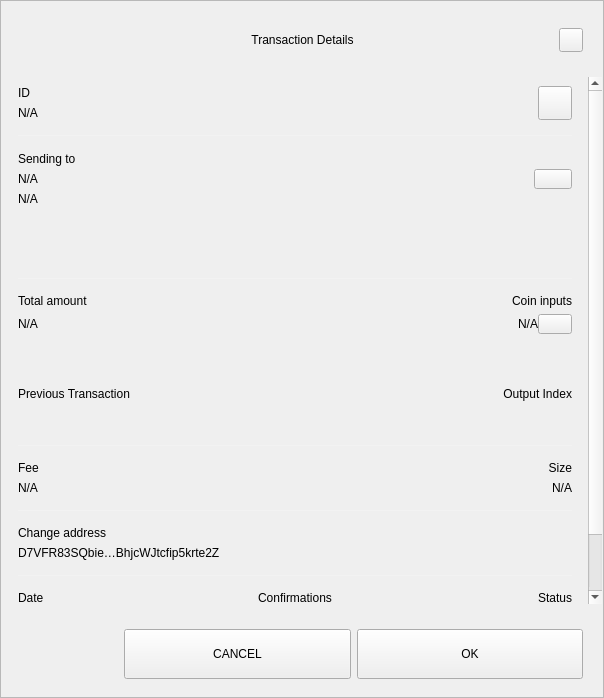
<?xml version="1.0" encoding="UTF-8"?>
<ui version="4.0">
 <class>TxDetailDialog</class>
 <widget class="QWidget" name="TxDetailDialog">
  <property name="geometry">
   <rect>
    <x>0</x>
    <y>0</y>
    <width>604</width>
    <height>698</height>
   </rect>
  </property>
  <property name="sizePolicy">
   <sizepolicy hsizetype="Preferred" vsizetype="Expanding">
    <horstretch>0</horstretch>
    <verstretch>0</verstretch>
   </sizepolicy>
  </property>
  <property name="minimumSize">
   <size>
    <width>574</width>
    <height>500</height>
   </size>
  </property>
  <property name="windowTitle">
   <string>Form</string>
  </property>
  <property name="styleSheet">
   <string notr="true"/>
  </property>
  <layout class="QVBoxLayout" name="verticalLayout_3">
   <property name="spacing">
    <number>0</number>
   </property>
   <property name="leftMargin">
    <number>0</number>
   </property>
   <property name="topMargin">
    <number>0</number>
   </property>
   <property name="rightMargin">
    <number>0</number>
   </property>
   <property name="bottomMargin">
    <number>0</number>
   </property>
   <item>
    <widget class="QFrame" name="frame">
     <property name="sizePolicy">
      <sizepolicy hsizetype="Preferred" vsizetype="Expanding">
       <horstretch>0</horstretch>
       <verstretch>0</verstretch>
      </sizepolicy>
     </property>
     <property name="styleSheet">
      <string notr="true"/>
     </property>
     <property name="frameShape">
      <enum>QFrame::StyledPanel</enum>
     </property>
     <property name="frameShadow">
      <enum>QFrame::Raised</enum>
     </property>
     <layout class="QVBoxLayout" name="verticalLayout">
      <property name="leftMargin">
       <number>0</number>
      </property>
      <property name="rightMargin">
       <number>0</number>
      </property>
      <item>
       <layout class="QHBoxLayout" name="horizontalLayout_3">
        <property name="spacing">
         <number>0</number>
        </property>
        <property name="leftMargin">
         <number>20</number>
        </property>
        <property name="topMargin">
         <number>10</number>
        </property>
        <property name="rightMargin">
         <number>20</number>
        </property>
        <item>
         <spacer name="horizontalSpacer_1">
          <property name="orientation">
           <enum>Qt::Horizontal</enum>
          </property>
          <property name="sizeHint" stdset="0">
           <size>
            <width>40</width>
            <height>20</height>
           </size>
          </property>
         </spacer>
        </item>
        <item>
         <widget class="QLabel" name="labelTitle">
          <property name="minimumSize">
           <size>
            <width>0</width>
            <height>40</height>
           </size>
          </property>
          <property name="maximumSize">
           <size>
            <width>16777215</width>
            <height>40</height>
           </size>
          </property>
          <property name="styleSheet">
           <string notr="true">padding-left:24px;</string>
          </property>
          <property name="text">
           <string>Transaction Details</string>
          </property>
          <property name="alignment">
           <set>Qt::AlignCenter</set>
          </property>
          <property name="margin">
           <number>7</number>
          </property>
         </widget>
        </item>
        <item>
         <spacer name="horizontalSpacer_2">
          <property name="orientation">
           <enum>Qt::Horizontal</enum>
          </property>
          <property name="sizeHint" stdset="0">
           <size>
            <width>40</width>
            <height>20</height>
           </size>
          </property>
         </spacer>
        </item>
        <item>
         <widget class="QPushButton" name="btnEsc">
          <property name="minimumSize">
           <size>
            <width>24</width>
            <height>24</height>
           </size>
          </property>
          <property name="maximumSize">
           <size>
            <width>24</width>
            <height>24</height>
           </size>
          </property>
          <property name="focusPolicy">
           <enum>Qt::NoFocus</enum>
          </property>
          <property name="text">
           <string/>
          </property>
         </widget>
        </item>
       </layout>
      </item>
      <item>
       <spacer name="verticalSpacer">
        <property name="orientation">
         <enum>Qt::Vertical</enum>
        </property>
        <property name="sizeType">
         <enum>QSizePolicy::Fixed</enum>
        </property>
        <property name="sizeHint" stdset="0">
         <size>
          <width>20</width>
          <height>10</height>
         </size>
        </property>
       </spacer>
      </item>
      <item>
       <widget class="QWidget" name="layoutScroll" native="true">
        <property name="minimumSize">
         <size>
          <width>0</width>
          <height>0</height>
         </size>
        </property>
        <layout class="QVBoxLayout" name="verticalLayout_4">
         <property name="leftMargin">
          <number>0</number>
         </property>
         <property name="topMargin">
          <number>0</number>
         </property>
         <property name="rightMargin">
          <number>0</number>
         </property>
         <item>
          <widget class="QScrollArea" name="scrollArea">
           <property name="styleSheet">
            <string notr="true">#scrollArea {
background:transparent;
}</string>
           </property>
           <property name="horizontalScrollBarPolicy">
            <enum>Qt::ScrollBarAlwaysOff</enum>
           </property>
           <property name="sizeAdjustPolicy">
            <enum>QAbstractScrollArea::AdjustIgnored</enum>
           </property>
           <property name="widgetResizable">
            <bool>true</bool>
           </property>
           <property name="alignment">
            <set>Qt::AlignLeading|Qt::AlignLeft|Qt::AlignTop</set>
           </property>
           <widget class="QWidget" name="scrollAreaWidgetContents">
            <property name="geometry">
             <rect>
              <x>0</x>
              <y>0</y>
              <width>586</width>
              <height>644</height>
             </rect>
            </property>
            <property name="autoFillBackground">
             <bool>false</bool>
            </property>
            <property name="styleSheet">
             <string notr="true">#scrollAreaWidgetContents {
background:transparent;
}</string>
            </property>
            <layout class="QVBoxLayout" name="verticalLayout_7">
             <property name="spacing">
              <number>0</number>
             </property>
             <property name="sizeConstraint">
              <enum>QLayout::SetDefaultConstraint</enum>
             </property>
             <property name="leftMargin">
              <number>0</number>
             </property>
             <property name="topMargin">
              <number>0</number>
             </property>
             <property name="rightMargin">
              <number>0</number>
             </property>
             <property name="bottomMargin">
              <number>0</number>
             </property>
             <item>
              <widget class="QWidget" name="content" native="true">
               <layout class="QVBoxLayout" name="verticalLayout_2">
                <property name="leftMargin">
                 <number>16</number>
                </property>
                <property name="topMargin">
                 <number>0</number>
                </property>
                <property name="rightMargin">
                 <number>16</number>
                </property>
                <item>
                 <widget class="QWidget" name="contentID" native="true">
                  <layout class="QHBoxLayout" name="horizontalLayout_12" stretch="0,0">
                   <property name="leftMargin">
                    <number>0</number>
                   </property>
                   <property name="rightMargin">
                    <number>0</number>
                   </property>
                   <item>
                    <layout class="QVBoxLayout" name="contentID_int">
                     <item>
                      <widget class="QLabel" name="labelId">
                       <property name="maximumSize">
                        <size>
                         <width>16777215</width>
                         <height>16777215</height>
                        </size>
                       </property>
                       <property name="text">
                        <string>ID</string>
                       </property>
                      </widget>
                     </item>
                     <item>
                      <widget class="QLabel" name="textId">
                       <property name="text">
                        <string notr="true">N/A</string>
                       </property>
                      </widget>
                     </item>
                    </layout>
                   </item>
                   <item>
                    <widget class="QPushButton" name="pushCopy">
                     <property name="minimumSize">
                      <size>
                       <width>34</width>
                       <height>34</height>
                      </size>
                     </property>
                     <property name="maximumSize">
                      <size>
                       <width>34</width>
                       <height>34</height>
                      </size>
                     </property>
                     <property name="focusPolicy">
                      <enum>Qt::NoFocus</enum>
                     </property>
                     <property name="text">
                      <string/>
                     </property>
                     <property name="iconSize">
                      <size>
                       <width>24</width>
                       <height>24</height>
                      </size>
                     </property>
                    </widget>
                   </item>
                  </layout>
                 </widget>
                </item>
                <item>
                 <widget class="QLabel" name="labelDividerID">
                  <property name="maximumSize">
                   <size>
                    <width>16777215</width>
                    <height>1</height>
                   </size>
                  </property>
                  <property name="styleSheet">
                   <string notr="true">background-color:#f2f2f2;</string>
                  </property>
                  <property name="text">
                   <string/>
                  </property>
                 </widget>
                </item>
                <item>
                 <widget class="QWidget" name="contentOutputsLabel" native="true">
                  <layout class="QHBoxLayout" name="horizontalLayout_11" stretch="0,0">
                   <property name="spacing">
                    <number>6</number>
                   </property>
                   <property name="leftMargin">
                    <number>0</number>
                   </property>
                   <property name="topMargin">
                    <number>9</number>
                   </property>
                   <property name="rightMargin">
                    <number>0</number>
                   </property>
                   <property name="bottomMargin">
                    <number>9</number>
                   </property>
                   <item>
                    <layout class="QVBoxLayout" name="contentOutputsLabel_int">
                     <property name="leftMargin">
                      <number>0</number>
                     </property>
                     <property name="topMargin">
                      <number>1</number>
                     </property>
                     <property name="rightMargin">
                      <number>6</number>
                     </property>
                     <property name="bottomMargin">
                      <number>1</number>
                     </property>
                     <item>
                      <widget class="QLabel" name="labelSend">
                       <property name="maximumSize">
                        <size>
                         <width>16777215</width>
                         <height>16777215</height>
                        </size>
                       </property>
                       <property name="text">
                        <string>Sending to</string>
                       </property>
                      </widget>
                     </item>
                     <item>
                      <widget class="QWidget" name="widget" native="true">
                       <layout class="QVBoxLayout" name="verticalLayout_6">
                        <property name="leftMargin">
                         <number>0</number>
                        </property>
                        <property name="topMargin">
                         <number>0</number>
                        </property>
                        <property name="rightMargin">
                         <number>0</number>
                        </property>
                        <property name="bottomMargin">
                         <number>0</number>
                        </property>
                        <item>
                         <widget class="QLabel" name="textSendLabel">
                          <property name="text">
                           <string notr="true">N/A</string>
                          </property>
                         </widget>
                        </item>
                        <item>
                         <widget class="QLabel" name="textSend">
                          <property name="text">
                           <string notr="true">N/A</string>
                          </property>
                         </widget>
                        </item>
                       </layout>
                      </widget>
                     </item>
                    </layout>
                   </item>
                   <item>
                    <widget class="QPushButton" name="pushOutputs">
                     <property name="minimumSize">
                      <size>
                       <width>34</width>
                       <height>20</height>
                      </size>
                     </property>
                     <property name="maximumSize">
                      <size>
                       <width>38</width>
                       <height>20</height>
                      </size>
                     </property>
                     <property name="focusPolicy">
                      <enum>Qt::NoFocus</enum>
                     </property>
                     <property name="styleSheet">
                      <string notr="true"/>
                     </property>
                     <property name="text">
                      <string/>
                     </property>
                    </widget>
                   </item>
                  </layout>
                 </widget>
                </item>
                <item>
                 <widget class="QScrollArea" name="outputsScrollArea">
                  <property name="minimumSize">
                   <size>
                    <width>0</width>
                    <height>50</height>
                   </size>
                  </property>
                  <property name="styleSheet">
                   <string notr="true">#outputsScrollArea {
background:transparent;
}</string>
                  </property>
                  <property name="widgetResizable">
                   <bool>true</bool>
                  </property>
                  <widget class="QWidget" name="container_outputs_base">
                   <property name="geometry">
                    <rect>
                     <x>0</x>
                     <y>0</y>
                     <width>552</width>
                     <height>48</height>
                    </rect>
                   </property>
                   <property name="styleSheet">
                    <string notr="true">#container_outputs_base {
background:transparent;
}</string>
                   </property>
                  </widget>
                 </widget>
                </item>
                <item>
                 <widget class="QLabel" name="labelDividerOutputs">
                  <property name="maximumSize">
                   <size>
                    <width>16777215</width>
                    <height>1</height>
                   </size>
                  </property>
                  <property name="styleSheet">
                   <string notr="true">background-color:#f2f2f2;</string>
                  </property>
                  <property name="text">
                   <string/>
                  </property>
                 </widget>
                </item>
                <item>
                 <widget class="QWidget" name="gridAmounts" native="true">
                  <layout class="QGridLayout" name="contentAmountInputs">
                   <property name="leftMargin">
                    <number>0</number>
                   </property>
                   <property name="topMargin">
                    <number>9</number>
                   </property>
                   <property name="rightMargin">
                    <number>0</number>
                   </property>
                   <property name="bottomMargin">
                    <number>9</number>
                   </property>
                   <property name="horizontalSpacing">
                    <number>12</number>
                   </property>
                   <item row="1" column="0">
                    <widget class="QLabel" name="textAmount">
                     <property name="text">
                      <string notr="true">N/A</string>
                     </property>
                    </widget>
                   </item>
                   <item row="0" column="0">
                    <widget class="QLabel" name="labelAmount">
                     <property name="maximumSize">
                      <size>
                       <width>16777215</width>
                       <height>16777215</height>
                      </size>
                     </property>
                     <property name="text">
                      <string>Total amount</string>
                     </property>
                    </widget>
                   </item>
                   <item row="0" column="3">
                    <widget class="QLabel" name="labelInputs">
                     <property name="sizePolicy">
                      <sizepolicy hsizetype="Minimum" vsizetype="Preferred">
                       <horstretch>0</horstretch>
                       <verstretch>0</verstretch>
                      </sizepolicy>
                     </property>
                     <property name="maximumSize">
                      <size>
                       <width>16777215</width>
                       <height>16777215</height>
                      </size>
                     </property>
                     <property name="text">
                      <string>Coin inputs</string>
                     </property>
                     <property name="alignment">
                      <set>Qt::AlignRight|Qt::AlignTrailing|Qt::AlignVCenter</set>
                     </property>
                    </widget>
                   </item>
                   <item row="1" column="3">
                    <layout class="QHBoxLayout" name="horizontalLayout">
                     <item>
                      <widget class="QLabel" name="textInputs">
                       <property name="text">
                        <string notr="true">N/A</string>
                       </property>
                       <property name="alignment">
                        <set>Qt::AlignRight|Qt::AlignTrailing|Qt::AlignVCenter</set>
                       </property>
                      </widget>
                     </item>
                     <item>
                      <widget class="QPushButton" name="pushInputs">
                       <property name="maximumSize">
                        <size>
                         <width>34</width>
                         <height>20</height>
                        </size>
                       </property>
                       <property name="focusPolicy">
                        <enum>Qt::NoFocus</enum>
                       </property>
                       <property name="layoutDirection">
                        <enum>Qt::LeftToRight</enum>
                       </property>
                       <property name="styleSheet">
                        <string notr="true"/>
                       </property>
                       <property name="text">
                        <string/>
                       </property>
                      </widget>
                     </item>
                    </layout>
                   </item>
                  </layout>
                 </widget>
                </item>
                <item>
                 <widget class="QFrame" name="gridInputs">
                  <property name="sizePolicy">
                   <sizepolicy hsizetype="Preferred" vsizetype="MinimumExpanding">
                    <horstretch>0</horstretch>
                    <verstretch>0</verstretch>
                   </sizepolicy>
                  </property>
                  <property name="minimumSize">
                   <size>
                    <width>0</width>
                    <height>90</height>
                   </size>
                  </property>
                  <property name="lineWidth">
                   <number>0</number>
                  </property>
                  <layout class="QGridLayout" name="gridLayoutInput" columnstretch="5,0">
                   <property name="sizeConstraint">
                    <enum>QLayout::SetMaximumSize</enum>
                   </property>
                   <property name="leftMargin">
                    <number>0</number>
                   </property>
                   <property name="rightMargin">
                    <number>0</number>
                   </property>
                   <property name="verticalSpacing">
                    <number>0</number>
                   </property>
                   <item row="0" column="1">
                    <widget class="QLabel" name="labelOutputIndex">
                     <property name="layoutDirection">
                      <enum>Qt::LeftToRight</enum>
                     </property>
                     <property name="text">
                      <string>Output Index</string>
                     </property>
                     <property name="textFormat">
                      <enum>Qt::AutoText</enum>
                     </property>
                     <property name="alignment">
                      <set>Qt::AlignRight|Qt::AlignTrailing|Qt::AlignVCenter</set>
                     </property>
                     <property name="margin">
                      <number>0</number>
                     </property>
                    </widget>
                   </item>
                   <item row="0" column="0" alignment="Qt::AlignLeft">
                    <widget class="QLabel" name="labelTitlePrevTx">
                     <property name="text">
                      <string>Previous Transaction</string>
                     </property>
                    </widget>
                   </item>
                  </layout>
                 </widget>
                </item>
                <item>
                 <widget class="QLabel" name="labelDividerPrevtx">
                  <property name="maximumSize">
                   <size>
                    <width>16777215</width>
                    <height>1</height>
                   </size>
                  </property>
                  <property name="styleSheet">
                   <string notr="true">background-color:#f2f2f2;</string>
                  </property>
                  <property name="text">
                   <string/>
                  </property>
                 </widget>
                </item>
                <item>
                 <layout class="QHBoxLayout" name="contentFeeSize">
                  <property name="topMargin">
                   <number>9</number>
                  </property>
                  <property name="bottomMargin">
                   <number>9</number>
                  </property>
                  <item>
                   <layout class="QVBoxLayout" name="contentFee">
                    <property name="topMargin">
                     <number>0</number>
                    </property>
                    <property name="bottomMargin">
                     <number>0</number>
                    </property>
                    <item>
                     <widget class="QLabel" name="labelFee">
                      <property name="maximumSize">
                       <size>
                        <width>16777215</width>
                        <height>16777215</height>
                       </size>
                      </property>
                      <property name="text">
                       <string>Fee</string>
                      </property>
                     </widget>
                    </item>
                    <item>
                     <widget class="QLabel" name="textFee">
                      <property name="text">
                       <string notr="true">N/A</string>
                      </property>
                     </widget>
                    </item>
                   </layout>
                  </item>
                  <item>
                   <widget class="QWidget" name="contentSize" native="true">
                    <layout class="QVBoxLayout" name="contentSize_layout">
                     <property name="topMargin">
                      <number>0</number>
                     </property>
                     <property name="rightMargin">
                      <number>0</number>
                     </property>
                     <property name="bottomMargin">
                      <number>0</number>
                     </property>
                     <item>
                      <widget class="QLabel" name="labelSize">
                       <property name="maximumSize">
                        <size>
                         <width>16777215</width>
                         <height>16777215</height>
                        </size>
                       </property>
                       <property name="text">
                        <string>Size</string>
                       </property>
                       <property name="alignment">
                        <set>Qt::AlignRight|Qt::AlignTrailing|Qt::AlignVCenter</set>
                       </property>
                      </widget>
                     </item>
                     <item>
                      <widget class="QLabel" name="textSize">
                       <property name="text">
                        <string notr="true">N/A</string>
                       </property>
                       <property name="alignment">
                        <set>Qt::AlignRight|Qt::AlignTrailing|Qt::AlignVCenter</set>
                       </property>
                      </widget>
                     </item>
                    </layout>
                   </widget>
                  </item>
                 </layout>
                </item>
                <item>
                 <widget class="QLabel" name="labelDividerFeeSize">
                  <property name="maximumSize">
                   <size>
                    <width>16777215</width>
                    <height>1</height>
                   </size>
                  </property>
                  <property name="styleSheet">
                   <string notr="true">background-color:#f2f2f2;</string>
                  </property>
                  <property name="text">
                   <string/>
                  </property>
                 </widget>
                </item>
                <item>
                 <widget class="QWidget" name="contentChangeAddress" native="true">
                  <layout class="QVBoxLayout" name="contentChangeAddress_layout">
                   <property name="leftMargin">
                    <number>0</number>
                   </property>
                   <property name="topMargin">
                    <number>9</number>
                   </property>
                   <property name="rightMargin">
                    <number>0</number>
                   </property>
                   <property name="bottomMargin">
                    <number>9</number>
                   </property>
                   <item>
                    <widget class="QLabel" name="labelChange">
                     <property name="maximumSize">
                      <size>
                       <width>16777215</width>
                       <height>16777215</height>
                      </size>
                     </property>
                     <property name="text">
                      <string>Change address</string>
                     </property>
                    </widget>
                   </item>
                   <item>
                    <widget class="QLabel" name="textChange">
                     <property name="text">
                      <string>D7VFR83SQbie…BhjcWJtcfip5krte2Z </string>
                     </property>
                    </widget>
                   </item>
                  </layout>
                 </widget>
                </item>
                <item>
                 <widget class="QLabel" name="labelDividerChange">
                  <property name="maximumSize">
                   <size>
                    <width>16777215</width>
                    <height>1</height>
                   </size>
                  </property>
                  <property name="styleSheet">
                   <string notr="true">background-color:#f2f2f2;</string>
                  </property>
                  <property name="text">
                   <string/>
                  </property>
                 </widget>
                </item>
                <item>
                 <widget class="QWidget" name="gridConfDateStatus" native="true">
                  <layout class="QGridLayout" name="contentConfDateStatus">
                   <property name="leftMargin">
                    <number>0</number>
                   </property>
                   <property name="rightMargin">
                    <number>0</number>
                   </property>
                   <item row="1" column="3">
                    <widget class="QLabel" name="textStatus">
                     <property name="text">
                      <string>Spendable</string>
                     </property>
                     <property name="alignment">
                      <set>Qt::AlignRight|Qt::AlignTrailing|Qt::AlignVCenter</set>
                     </property>
                    </widget>
                   </item>
                   <item row="0" column="1">
                    <widget class="QLabel" name="labelConfirmations">
                     <property name="maximumSize">
                      <size>
                       <width>16777215</width>
                       <height>16777215</height>
                      </size>
                     </property>
                     <property name="text">
                      <string>Confirmations</string>
                     </property>
                     <property name="alignment">
                      <set>Qt::AlignCenter</set>
                     </property>
                    </widget>
                   </item>
                   <item row="0" column="3">
                    <widget class="QLabel" name="labelStatus">
                     <property name="maximumSize">
                      <size>
                       <width>16777215</width>
                       <height>16777215</height>
                      </size>
                     </property>
                     <property name="text">
                      <string>Status</string>
                     </property>
                     <property name="alignment">
                      <set>Qt::AlignRight|Qt::AlignTrailing|Qt::AlignVCenter</set>
                     </property>
                    </widget>
                   </item>
                   <item row="1" column="1">
                    <widget class="QLabel" name="textConfirmations">
                     <property name="text">
                      <string notr="true">N/A</string>
                     </property>
                     <property name="alignment">
                      <set>Qt::AlignCenter</set>
                     </property>
                    </widget>
                   </item>
                   <item row="0" column="0">
                    <widget class="QLabel" name="labelDate">
                     <property name="maximumSize">
                      <size>
                       <width>16777215</width>
                       <height>16777215</height>
                      </size>
                     </property>
                     <property name="text">
                      <string>Date</string>
                     </property>
                     <property name="alignment">
                      <set>Qt::AlignLeading|Qt::AlignLeft|Qt::AlignVCenter</set>
                     </property>
                    </widget>
                   </item>
                   <item row="1" column="0">
                    <widget class="QLabel" name="textDate">
                     <property name="text">
                      <string>May 25, 2017</string>
                     </property>
                     <property name="alignment">
                      <set>Qt::AlignLeading|Qt::AlignLeft|Qt::AlignVCenter</set>
                     </property>
                    </widget>
                   </item>
                  </layout>
                 </widget>
                </item>
                <item>
                 <widget class="QLabel" name="labelDividerConfs">
                  <property name="maximumSize">
                   <size>
                    <width>16777215</width>
                    <height>1</height>
                   </size>
                  </property>
                  <property name="styleSheet">
                   <string notr="true">background-color:#f2f2f2;</string>
                  </property>
                  <property name="text">
                   <string/>
                  </property>
                 </widget>
                </item>
                <item>
                 <spacer name="verticalSpacer_2">
                  <property name="orientation">
                   <enum>Qt::Vertical</enum>
                  </property>
                  <property name="sizeType">
                   <enum>QSizePolicy::Expanding</enum>
                  </property>
                  <property name="sizeHint" stdset="0">
                   <size>
                    <width>20</width>
                    <height>10</height>
                   </size>
                  </property>
                 </spacer>
                </item>
                <item>
                 <widget class="QLabel" name="labelWarning">
                  <property name="text">
                   <string>TextLabel</string>
                  </property>
                  <property name="alignment">
                   <set>Qt::AlignCenter</set>
                  </property>
                 </widget>
                </item>
               </layout>
              </widget>
             </item>
            </layout>
           </widget>
          </widget>
         </item>
        </layout>
       </widget>
      </item>
      <item>
       <widget class="QWidget" name="containerButtons" native="true">
        <layout class="QHBoxLayout" name="horizontalLayout1" stretch="1,2,2">
         <property name="leftMargin">
          <number>10</number>
         </property>
         <property name="rightMargin">
          <number>20</number>
         </property>
         <item>
          <spacer name="horizontalSpacer_3">
           <property name="orientation">
            <enum>Qt::Horizontal</enum>
           </property>
           <property name="sizeHint" stdset="0">
            <size>
             <width>40</width>
             <height>20</height>
            </size>
           </property>
          </spacer>
         </item>
         <item>
          <widget class="QPushButton" name="btnCancel">
           <property name="minimumSize">
            <size>
             <width>200</width>
             <height>50</height>
            </size>
           </property>
           <property name="focusPolicy">
            <enum>Qt::NoFocus</enum>
           </property>
           <property name="text">
            <string>CANCEL</string>
           </property>
          </widget>
         </item>
         <item>
          <widget class="QPushButton" name="btnSave">
           <property name="minimumSize">
            <size>
             <width>200</width>
             <height>50</height>
            </size>
           </property>
           <property name="focusPolicy">
            <enum>Qt::NoFocus</enum>
           </property>
           <property name="text">
            <string>OK</string>
           </property>
          </widget>
         </item>
        </layout>
       </widget>
      </item>
     </layout>
    </widget>
   </item>
  </layout>
 </widget>
 <resources/>
 <connections/>
</ui>
